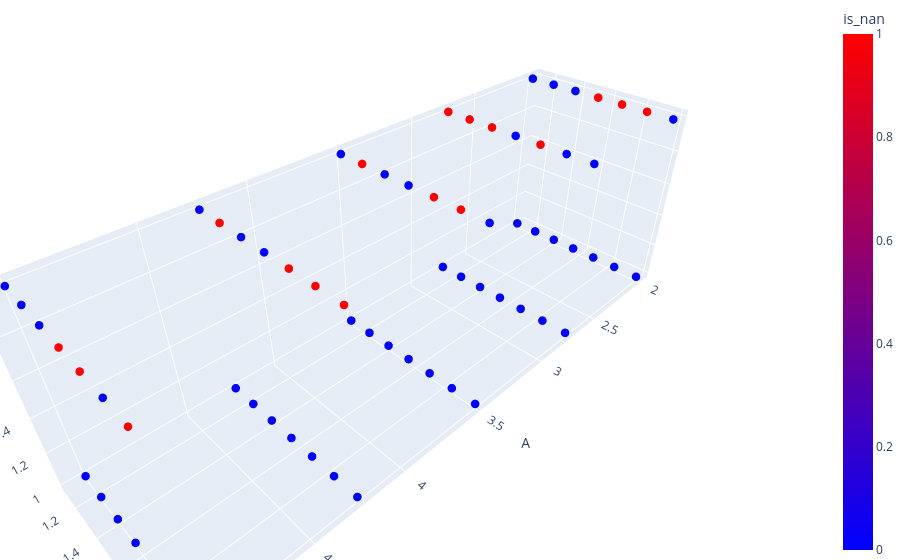

Notebook source saved alongside this figure:
### Code cell
fig = px.scatter_3d(
    df,
    x="A",
    y="ratio_b_a",
    z="Du", 
    color="is_nan", 
    hover_data={"idx": True},
    color_continuous_scale=px.colors.sequential.Bluered,
)
fig.update_traces(marker_size=5)
fig.update_layout(
    margin=dict(l=0, r=0, b=0, t=0)
)

fig.show()

### Figure 1 — Plotly figure (JSON) as saved in the notebook; plotly's stock layout.template omitted (floating-point values rounded to 4 significant figures; data arrays with more than 128 entries replaced by an {"elided": "..."} marker saying what was removed)
{"data": [{"customdata": {"elided": "490x1 int values"}, "hovertemplate": "A=%{x}<br>ratio_b_a=%{y}<br>Du=%{z}<br>idx=%{customdata[0]}<br>is_nan=%{marker.color}<extra></extra>", "legendgroup": "", "marker": {"color": {"elided": "490 int values"}, "coloraxis": "coloraxis", "size": 5, "symbol": "circle"}, "mode": "markers", "name": "", "scene": "scene", "showlegend": false, "type": "scatter3d", "x": {"elided": "490 float values"}, "y": {"elided": "490 float values"}, "z": {"elided": "490 int values"}}], "layout": {"coloraxis": {"colorbar": {"title": {"text": "is_nan"}}, "colorscale": [[0, "rgb(0,0,255)"], [1, "rgb(255,0,0)"]]}, "legend": {"tracegroupgap": 0}, "margin": {"b": 0, "l": 0, "r": 0, "t": 0}, "scene": {"domain": {"x": [0, 1], "y": [0, 1]}, "xaxis": {"title": {"text": "A"}}, "yaxis": {"title": {"text": "ratio_b_a"}}, "zaxis": {"title": {"text": "Du"}}}}}
